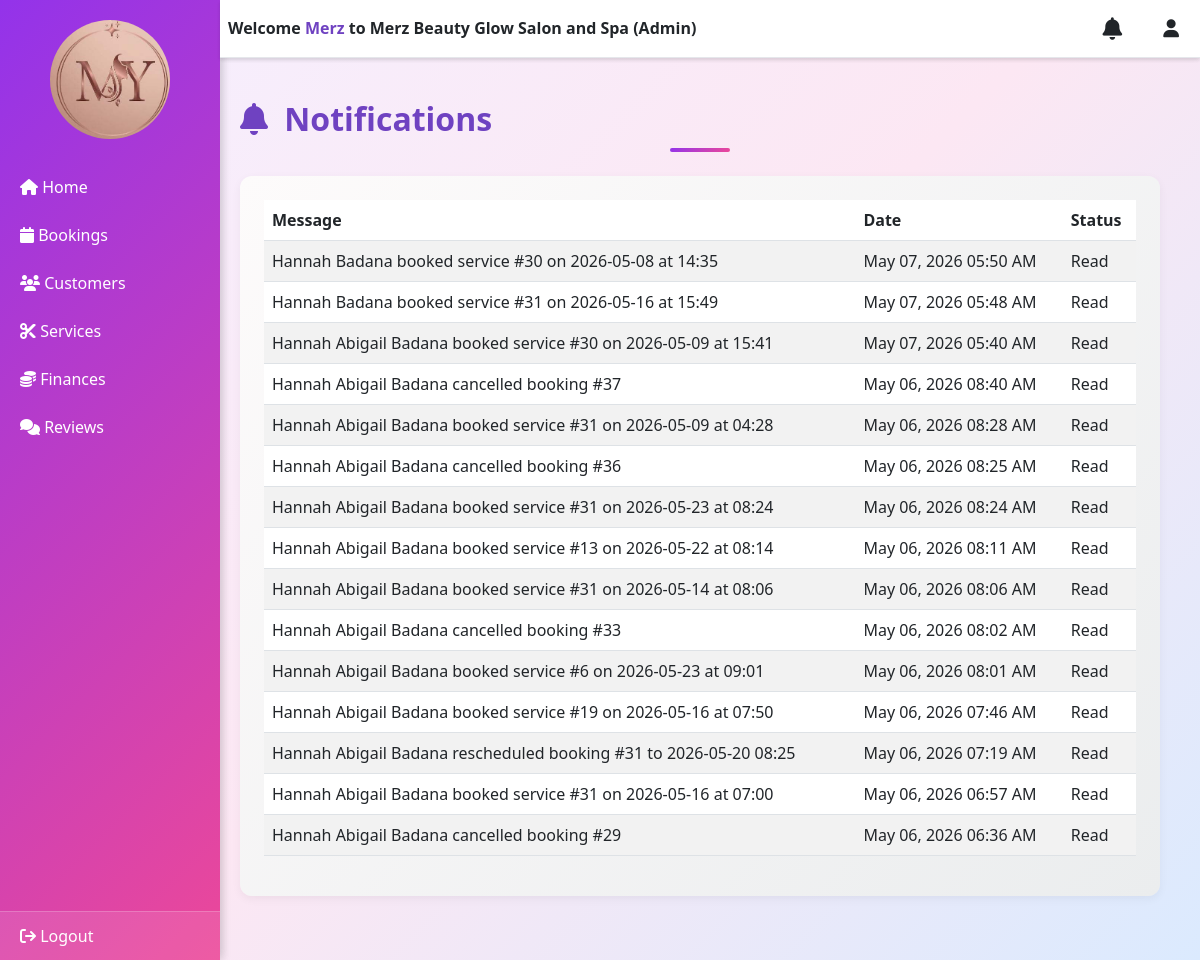
/admin/admin_dashboard.php?page=notification (signed in), run on the app's committed database.
### tables this page shows
CREATE TABLE `notifications` (
  `id` int(11) NOT NULL,
  `content` varchar(255) NOT NULL,
  `is_read` tinyint(1) DEFAULT 0,
  `created_at` timestamp NOT NULL DEFAULT current_timestamp(),
  `sender_id` int(11) NOT NULL,
  `sender_role` enum('customer','admin') NOT NULL,
  `receiver_id` int(11) NOT NULL,
  `receiver_role` enum('customer','admin') NOT NULL,
  `type` varchar(50) NOT NULL
);

### admin/notification.php (the view, shortened to what this page needs)
<?php
require_once __DIR__ . "/../includes/db.php";
$email = $_SESSION['admin'];
$stmt = $conn->prepare("SELECT id, full_name FROM admins WHERE email = :email LIMIT 1");
$stmt->execute([':email' => $email]);
$admin = $stmt->fetch(PDO::FETCH_ASSOC);
$admin_id = $admin['id'];
$stmt = $conn->prepare("
    SELECT content, created_at, is_read
    FROM notifications
    WHERE receiver_id = :rid AND receiver_role = 'admin'
    ORDER BY created_at DESC
");
$stmt->execute([':rid' => $admin_id]);
$notifications = $stmt->fetchAll(PDO::FETCH_ASSOC);
?>
<!DOCTYPE html>
<html lang="en">
<head>
  <link href="https://cdn.jsdelivr.net/npm/bootstrap@5.3.0/dist/css/bootstrap.min.css" rel="stylesheet">
  <link rel="stylesheet" href="https://cdnjs.cloudflare.com/ajax/libs/font-awesome/6.5.0/css/all.min.css">
</head>
<body class="dash-body">
<div class="admin-container">
  <?php include("includes/sidebar.php"); ?>
  <div class="main-content">
    <?php include("includes/topbar.php"); ?>
    <h3 class="section-title mb-4"><i class="fa fa-bell me-2"></i> Notifications</h3>
    <div class="content mt-3">
      <div class="dashboard-card p-4">
        <?php if ($notifications): ?>
          <table class="table table-striped">
            <thead>
              <tr>
                <th>Message</th>
                <th>Date</th>
                <th>Status</th>
              </tr>
            </thead>
            <tbody>
              <?php foreach ($notifications as $notif): ?>
                <tr class="<?= $notif['is_read'] ? '' : 'table-warning' ?>">
                  <td><?= htmlspecialchars($notif['content']) ?></td>
                  <td><?= date("M d, Y h:i A", strtotime($notif['created_at'])) ?></td>
                  <td><?= $notif['is_read'] ? 'Read' : 'Unread' ?></td>
                </tr>
              <?php endforeach; ?>
            </tbody>
          </table>
        <?php else: ?>
          <p class="text-muted text-center">No notifications yet.</p>
        <?php endif; ?>
      </div>
    </div>
  </div>
</div>
</body>
</html>

### admin/admin_dashboard.php (shortened to what this page needs)
<?php
$page = $_GET['page'] ?? 'home';
?>
<!DOCTYPE html>
<html lang="en">
<head>
  <link href="https://cdn.jsdelivr.net/npm/bootstrap@5.3.0/dist/css/bootstrap.min.css" rel="stylesheet">
  <link rel="stylesheet" href="../assets/css/style.css">
  <link rel="stylesheet" href="https://cdnjs.cloudflare.com/ajax/libs/font-awesome/6.4.0/css/all.min.css">
</head>
<body class="dash-body">
<div class="admin-container">
  <?php include("includes/sidebar.php"); ?>
  <div class="main-content">
    <?php include("includes/topbar.php"); ?>
    <div class="content mt-3">
      <?php if ($page === 'home'): ?>
        <h3 class="section-title mb-4"><i class="fa fa-chart-line me-2"></i> Dashboard Overview</h3>
        <div class="row g-4 mb-4">
          <div class="col-md-2">
            <div class="dashboard-card p-3 text-center">
              <i class="fa fa-users fa-2x mb-2"></i>
              <h6>Customers</h6>
              <h3><?= $customers ?></h3>
            </div>
          </div>
          <div class="col-md-2">
            <div class="dashboard-card p-3 text-center">
              <i class="fa fa-calendar fa-2x mb-2"></i>
              <h6>Bookings</h6>
              <h3><?= $bookings ?></h3>
            </div>
          </div>
          <div class="col-md-2">
            <div class="dashboard-card p-3 text-center">
              <i class="fa fa-scissors fa-2x mb-2"></i>
              <h6>Services</h6>
              <h3><?= $services ?></h3>
            </div>
          </div>
          <div class="col-md-2">
            <div class="dashboard-card p-3 text-center">
              <i class="fa fa-comments fa-2x mb-2"></i>
              <h6>Feedback</h6>
              <h3><?= $feedback ?></h3>
            </div>
          </div>
          <div class="col-md-4">
            <div class="dashboard-card p-3 text-center">
              <i class="fa fa-dollar-sign fa-2x mb-2"></i>
              <h6>Total Revenue</h6>
              <h3>₱<?= number_format($revenue, 2) ?></h3>
            </div>
          </div>
        </div>
        <div class="row justify-content-center">
          <div class="col-md-8">
            <div class="dashboard-card p-4 text-left">
              <h4 class="mb-3"><i class="fa fa-clock me-2"></i>Recent Bookings</h4>
              <?php if ($recentBookings && count($recentBookings) > 0): ?>
                <?php foreach ($recentBookings as $r): ?>
                  <div class="appointment">
                    <p class="mb-1"><strong><?= $r['full_name'] ?? 'Unknown' ?></strong></p>
                    <span class="text-muted">
                      #<?= $r['id'] ?> | <?= date("M d, Y", strtotime($r['booking_date'])) ?>
                      <?= date("h:i A", strtotime($r['booking_time'])) ?>
                    </span>
                    <small class="d-block">Status:
                      <span class="badge
                        <?= $r['status'] === 'Completed' ? 'bg-success' :
                            ($r['status'] === 'Pending' ? 'bg-warning text-dark' :
                            ($r['status'] === 'Cancelled' ? 'bg-danger' : 'bg-secondary')) ?>">
                        <?= ucfirst($r['status']) ?>
                      </span>
                    </small>
                  </div>
                <?php endforeach; ?>
              <?php else: ?>
                <p class="text-muted">No bookings yet</p>
              <?php endif; ?>
            </div>
          </div>
        </div>
      <?php else: ?>
        <?php
          $file = $page.".php";
          if (file_exists($file)) {
            include($file);
          } else {
            echo "<p>Page not found.</p>";
          }
        ?>
      <?php endif; ?>
    </div>
  </div>
</div>
</body>
</html>

### admin/includes/sidebar.php
<div class="sidebar">
  <div class="logo mb-4 text-center">
    <img src="../assets/img/logo.jpg" style="border-radius: 50%; width:120px;">
  </div>
  <a href="admin_dashboard.php?page=home"
     class="<?= ($_GET['page'] ?? 'home') === 'home' ? 'active' : '' ?>">
    <i class="fa fa-home"></i> Home
  </a>
  <a href="admin_dashboard.php?page=bookings"
     class="<?= ($_GET['page'] ?? '') === 'bookings' ? 'active' : '' ?>">
    <i class="fa fa-calendar"></i> Bookings
  </a>
  <a href="admin_dashboard.php?page=customers"
     class="<?= ($_GET['page'] ?? '') === 'customers' ? 'active' : '' ?>">
    <i class="fa fa-users"></i> Customers
  </a>
  <a href="admin_dashboard.php?page=services"
     class="<?= ($_GET['page'] ?? '') === 'services' ? 'active' : '' ?>">
    <i class="fa fa-scissors"></i> Services
  </a>
  <a href="admin_dashboard.php?page=finances"
     class="<?= ($_GET['page'] ?? '') === 'finances' ? 'active' : '' ?>">
    <i class="fa fa-coins"></i> Finances
  </a>
  <a href="admin_dashboard.php?page=reviews"
     class="<?= ($_GET['page'] ?? '') === 'reviews' ? 'active' : '' ?>">
    <i class="fa fa-comments"></i> Reviews
  </a>
  <a href="../logout.php">
    <i class="fa fa-sign-out"></i> Logout
  </a>
</div>

### admin/includes/topbar.php (shortened to what this page needs)
<?php
$admin_name = $_SESSION['admin_name'] ?? 'Admin';
?>
<div class="topbar d-flex justify-content-between align-items-center p-2 shadow-sm bg-white">
  <h5 class="mb-0 text-dark fw-semibold">
    Welcome <span class="fw-bold text-purple"><?= htmlspecialchars($admin_name) ?></span>
    to Merz Beauty Glow Salon and Spa (Admin)
  </h5>
  <div class="d-flex align-items-center gap-3">
    <a href="admin_dashboard.php?page=notification"
       class="text-decoration-none position-relative"
       data-bs-toggle="tooltip" title="Notifications">
      <i class="fa fa-bell fa-lg text-dark"></i>
    </a>
    <a href="admin_dashboard.php?page=profile" class="btn btn-link" data-bs-toggle="tooltip" title="Profile">
      <i class="fa fa-user text-dark"></i>
    </a>
  </div>
</div>

### assets/css/style.css (style rules this page uses)
body { margin: 0; font-family: -apple-system, BlinkMacSystemFont, 'Segoe UI', Roboto, Arial, sans-serif; background: linear-gradient(135deg, #f5f0ff, #fce7f3, #dbeafe); min-height: 100vh; }
.text-purple { color: #9333ea; }
.section-title { font-size: 32px; font-weight: 700; color: #9333ea; position: relative; }
.section-title::after { content: ""; display: block; width: 60px; height: 4px; background: linear-gradient(135deg, #9333ea, #ec4899); margin: 10px auto 0; border-radius: 2px; }
.dashboard-card { border: none; border-radius: 12px; overflow: hidden; margin-bottom: 1.5rem; box-shadow: 0 6px 20px rgba(0,0,0,0.08); }
.dash-body .sidebar { position: fixed; top: 0; left: 0; width: 220px; height: 100%; background: linear-gradient(135deg, #9333ea, #ec4899); color: #fff; padding-top: 20px; box-shadow: 2px 0 10px rgba(0,0,0,0.1); display: flex; flex-direction: column; justify-content: center; }
.dash-body .sidebar .logo { font-size: 20px; font-weight: 700; text-align: center; margin-bottom: 30px; color: #fff; }
.dash-body .sidebar a { display: block; padding: 12px 20px; color: #fff; text-decoration: none; font-weight: 500; transition: background 0.3s, color 0.3s; }
.dash-body .sidebar a:last-child { margin-top: auto; background: rgba(255,255,255,0.1); border-top: 1px solid rgba(255,255,255,0.2); }
.dash-body .main-content { margin-left: 220px; padding: 20px; margin-top: 60px; }
.dash-body .topbar { position: fixed; top: 0; left: 220px; right: 0; z-index: 1000; background: #fff; padding: 12px 20px; border-bottom: 1px solid #e5e7eb; display: flex; justify-content: space-between; align-items: center; box-shadow: 0 2px 6px rgba(0,0,0,0.05); }
.dash-body .topbar h5 { margin: 0; font-size: 16px; font-weight: 600; color: #9333ea; }
.dash-body .topbar .btn-link, .dash-body .topbar a { color: #6b7280; margin-left: 12px; font-size: 18px; transition: color 0.3s; }
.text-purple { color: #6f42c1 !important; }
.dashboard-card { border-radius: 10px; background: #fff; }
.section-title { font-size: 2rem; font-weight: 700; color: #6f42c1; }

### admin/admin_dashboard.php (style rules this page uses)
body { background: linear-gradient(135deg, #f9f9ff, #fceef5); min-height: 100vh; }
.dashboard-card { border-radius: 12px; background: linear-gradient(135deg, #fdfbfb, #ebedee); box-shadow: 0 4px 12px rgba(0,0,0,0.08); transition: transform 0.2s ease, box-shadow 0.2s ease; }

### admin/notification.php (style rules this page uses)
body { background:linear-gradient(135deg, #f5f0ff, #fce7f3, #dbeafe); font-family: 'Segoe UI', sans-serif; }
.dashboard-card { border-radius: 12px; box-shadow: 0 3px 10px rgba(0,0,0,0.05); width: 100%; }
.main-content { margin-left: 100px; padding: 20px; margin-top: 30px; }
.btn { border-radius: 8px; font-weight: 500; }
.dash-body .main-content { margin-left: 100px; padding: 20px; margin-top: 30px; }

### data on the page
notifications: content "Hannah Badana booked service #30 on 2026-05-08 at 14:35", created_at "May 07, 2026 05:50 AM", is_read "Read"
notifications: content "Hannah Badana booked service #31 on 2026-05-16 at 15:49", created_at "May 07, 2026 05:48 AM", is_read "Read"
notifications: content "Hannah Abigail Badana booked service #30 on 2026-05-09 at 15:41", created_at "May 07, 2026 05:40 AM", is_read "Read"
notifications: content "Hannah Abigail Badana cancelled booking #37", created_at "May 06, 2026 08:40 AM", is_read "Read"
notifications: content "Hannah Abigail Badana booked service #31 on 2026-05-09 at 04:28", created_at "May 06, 2026 08:28 AM", is_read "Read"
notifications: content "Hannah Abigail Badana cancelled booking #36", created_at "May 06, 2026 08:25 AM", is_read "Read"
notifications: content "Hannah Abigail Badana booked service #31 on 2026-05-23 at 08:24", created_at "May 06, 2026 08:24 AM", is_read "Read"
notifications: content "Hannah Abigail Badana booked service #13 on 2026-05-22 at 08:14", created_at "May 06, 2026 08:11 AM", is_read "Read"
notifications: content "Hannah Abigail Badana booked service #31 on 2026-05-14 at 08:06", created_at "May 06, 2026 08:06 AM", is_read "Read"
notifications: content "Hannah Abigail Badana cancelled booking #33", created_at "May 06, 2026 08:02 AM", is_read "Read"
notifications: content "Hannah Abigail Badana booked service #6 on 2026-05-23 at 09:01", created_at "May 06, 2026 08:01 AM", is_read "Read"
notifications: content "Hannah Abigail Badana booked service #19 on 2026-05-16 at 07:50", created_at "May 06, 2026 07:46 AM", is_read "Read"
notifications: content "Hannah Abigail Badana rescheduled booking #31 to 2026-05-20 08:25", created_at "May 06, 2026 07:19 AM", is_read "Read"
notifications: content "Hannah Abigail Badana booked service #31 on 2026-05-16 at 07:00", created_at "May 06, 2026 06:57 AM", is_read "Read"
notifications: content "Hannah Abigail Badana cancelled booking #29", created_at "May 06, 2026 06:36 AM", is_read "Read"

### other printed values
$admin_name "Merz"
